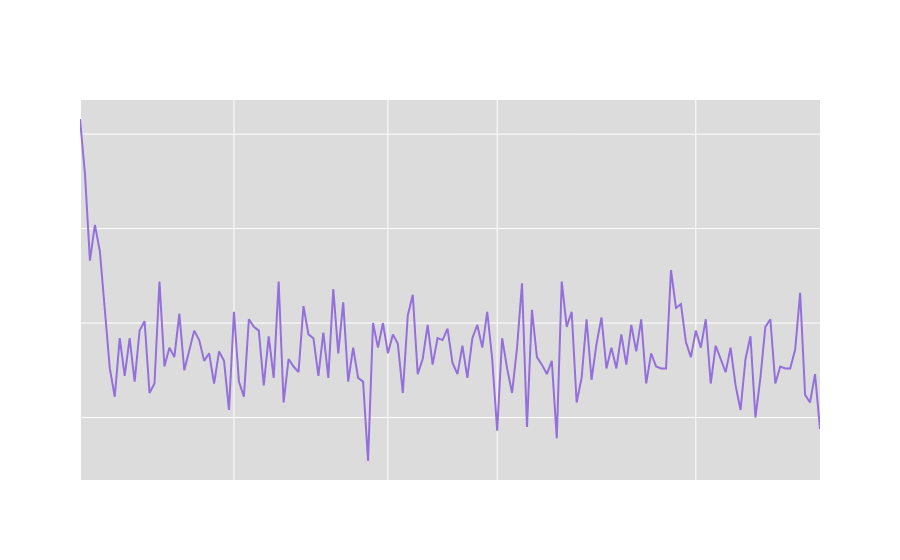

Notebook code cell kept with this figure:
### Code cell
# Plotting the evolution of infected numbers each day
zile_pe_luna = [30, 31, 31, 28, 31]
luni = ['Nov', 'Dec', 'Jan', 'Feb', 'Mar'] 
pozitie_luna = [i * zile_pe_luna[i] for i in range(len(zile_pe_luna))]

fig = go.Figure()

fig.add_trace(go.Scatter(
    x=np.arange(simulare_zile), 
    y=nr_infectati_pe_zi, 
    mode='lines', 
    name='Numar infectati in perioda noiembrie - martie', 
    line=dict(color='MediumPurple', width=2)))

fig.update_layout(title=dict(text='Evolutia gripei in Bucuresti (noiembrie - martie)', x=0.5),
                   xaxis=dict(title='Zile', tickvals=pozitie_luna, ticktext=luni),
                   yaxis_title='Nr persoane infectate',
                   paper_bgcolor='rgba(0,0,0,0)',
                   font=dict(family='system-ui', size=14, color='white'),
                   plot_bgcolor='Gainsboro', )
fig.show()

### Figure 1 — Plotly figure (JSON) as saved in the notebook; plotly's stock layout.template omitted (floating-point values rounded to 4 significant figures; data arrays with more than 128 entries replaced by an {"elided": "..."} marker saying what was removed)
{"data": [{"line": {"color": "MediumPurple", "width": 2}, "mode": "lines", "name": "Numar infectati in perioda noiembrie - martie", "type": "scatter", "x": {"elided": "150 int values"}, "y": {"elided": "150 int values"}}], "layout": {"font": {"color": "white", "family": "system-ui", "size": 14}, "paper_bgcolor": "rgba(0,0,0,0)", "plot_bgcolor": "Gainsboro", "title": {"text": "Evolutia gripei in Bucuresti (noiembrie - martie)", "x": 0.5}, "xaxis": {"ticktext": ["Nov", "Dec", "Jan", "Feb", "Mar"], "tickvals": [0, 31, 62, 84, 124], "title": {"text": "Zile"}}, "yaxis": {"title": {"text": "Nr persoane infectate"}}}}
